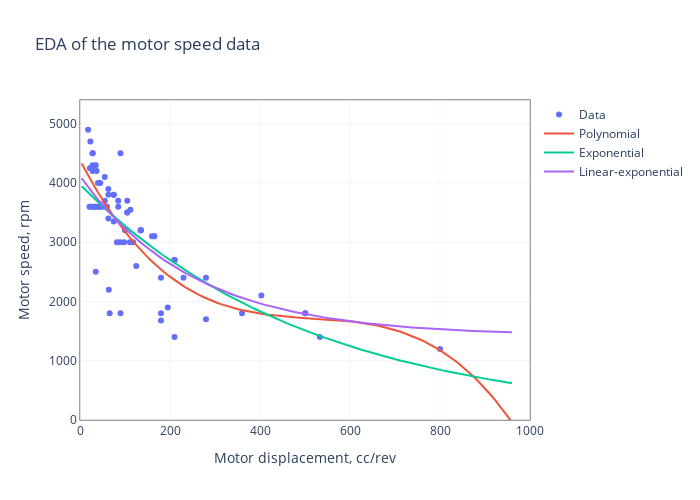

Write notebook code for a chart like this one.
### Code cell
machine_type = 'motor'
data_type= 'speed'
df = pd.read_csv('..\\Data\\data.csv', index_col='#')
data=df[df['type']==f'{machine_type.capitalize()}'].sample(frac=1)
x=data['displacement'].values
y=data[data_type].values
x_train, x_test, y_train, y_test = train_test_split(x, y, test_size=0.2,random_state=np.random.RandomState(seed=np.random.randint(1000)),shuffle=True)
poly_reg = PolynomialFeatures(degree=3)
x_poly = poly_reg.fit_transform(x_train.reshape((x_train.size, 1)))
poly_reg.fit(x_poly, y_train)
lin_reg = LinearRegression()
lin_reg.fit(x_poly, y_train)

cSpeedMotors_two_params, _ = curve_fit(regModel, x_train, y_train, guess_two_params)
cSpeedMotors_three_params, _ = curve_fit(regModel, x_train, y_train, guess_three_params)
x_cont=np.linspace(.2*np.amin(x_train),1.2*np.amax(x_train),num=100)
fig = go.Figure()
fig.add_scatter(x=x_train, y=y_train, mode='markers',name='Data')
fig.add_scatter(x=x_cont,y=lin_reg.predict(poly_reg.fit_transform(x_cont.reshape(x_cont.size,1))),
mode='lines',name='Polynomial')
fig.add_scatter(x=x_cont, y=regModel(x_cont,*cSpeedPumps_two_params), mode='lines',name='Exponential')
fig.add_scatter(x=x_cont, y=regModel(x_cont,*cSpeedPumps_three_params), mode='lines',name='Linear-exponential')
fig.update_layout(
    title=f'EDA of the {machine_type} {data_type} data',
    width=700,
    height=500,
    xaxis=dict(
        title=f'{machine_type.capitalize()} displacement, cc/rev',
        showline=True,
        linecolor='black',
        mirror=True,
        showgrid=True,
        gridcolor='LightGray',
        gridwidth=0.25,
        linewidth=0.5,
        range=[0, round(1.2 * max(x_train), -2)]
    ),
    yaxis=dict(
        title=f'{machine_type.capitalize()} {data_type}, rpm' if data_type == 'speed' else f'{machine_type.capitalize()} {data_type}, kg',
        showline=True,
        linecolor='black',
        mirror=True,
        showgrid=True,
        gridcolor='LightGray',
        gridwidth=0.25,
        linewidth=0.5,
        range=[0, round(1.1 * max(y_train), -2)]
    ),
    plot_bgcolor='rgba(255,255,255,1)',
    paper_bgcolor='rgba(255,255,255,0)',
    showlegend=True,
)
fig.show()
